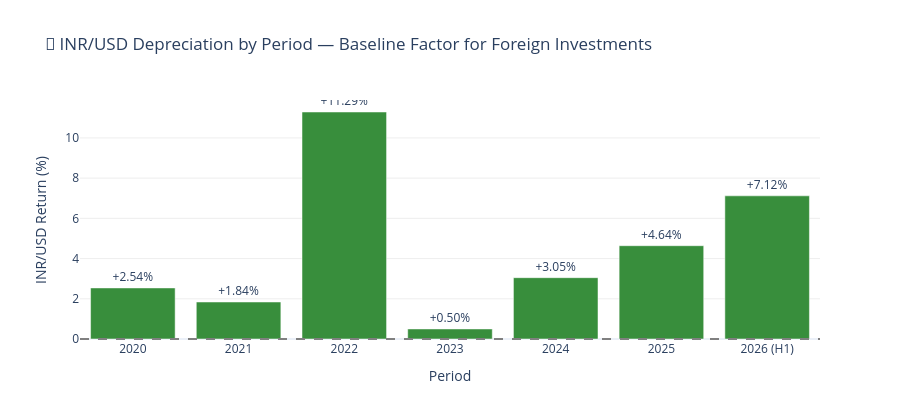

The cell this chart's notebook holds for it:
### Code cell
import plotly.graph_objects as go

# ── Graph 7: USDINR period contribution (same for all countries — show once cleanly) ──
# Filter using 'USA' as it cleanly captures the underlying baseline USDINR movement
usdinr_period = results_df[results_df['Country'] == 'USA'].copy()

# Helper for chronological period ordering
def get_period_order(period_str):
    if 'H1' in period_str:
        return float(period_str.split()[0]) + 0.5
    return float(period_str)

# Sort chronologically so 2026 (H1) sits perfectly at the end of the X-axis
usdinr_period['sort_key'] = usdinr_period['Period'].apply(get_period_order)
usdinr_period = usdinr_period.sort_values('sort_key')

# Green for depreciation (positive return for Indian investor), Red for appreciation
bar_colors = ['#388e3c' if v > 0 else '#d32f2f' for v in usdinr_period['USDINR Return (%)']]

fig = go.Figure(go.Bar(
    x=[str(p) for p in usdinr_period['Period']],
    y=usdinr_period['USDINR Return (%)'],
    marker_color=bar_colors,
    text=[f'{v:+.2f}%' for v in usdinr_period['USDINR Return (%)']],
    textposition='outside'
))

fig.add_hline(y=0, line_dash='dash', line_color='gray')

fig.update_layout(
    title=dict(text='💱 INR/USD Depreciation by Period — Baseline Factor for Foreign Investments', font=dict(size=17)),
    xaxis_title='Period',  # Updated from 'Year'
    yaxis_title='INR/USD Return (%)',
    height=420,
    plot_bgcolor='rgba(0,0,0,0)',
    yaxis=dict(gridcolor='#eee'),
    showlegend=False
)
fig.show()

### Figure 1 — Plotly figure (JSON) as saved in the notebook; plotly's stock layout.template omitted (floating-point values rounded to 4 significant figures)
{"data": [{"marker": {"color": ["#388e3c", "#388e3c", "#388e3c", "#388e3c", "#388e3c", "#388e3c", "#388e3c"]}, "text": ["+2.54%", "+1.84%", "+11.29%", "+0.50%", "+3.05%", "+4.64%", "+7.12%"], "textposition": "outside", "type": "bar", "x": ["2020", "2021", "2022", "2023", "2024", "2025", "2026 (H1)"], "y": [2.54, 1.84, 11.29, 0.5, 3.05, 4.64, 7.12]}], "layout": {"height": 420, "plot_bgcolor": "rgba(0,0,0,0)", "shapes": [{"line": {"color": "gray", "dash": "dash"}, "type": "line", "x0": 0, "x1": 1, "xref": "x domain", "y0": 0, "y1": 0, "yref": "y"}], "showlegend": false, "title": {"font": {"size": 17}, "text": "💱 INR/USD Depreciation by Period — Baseline Factor for Foreign Investments"}, "xaxis": {"title": {"text": "Period"}}, "yaxis": {"gridcolor": "#eee", "title": {"text": "INR/USD Return (%)"}}}}
